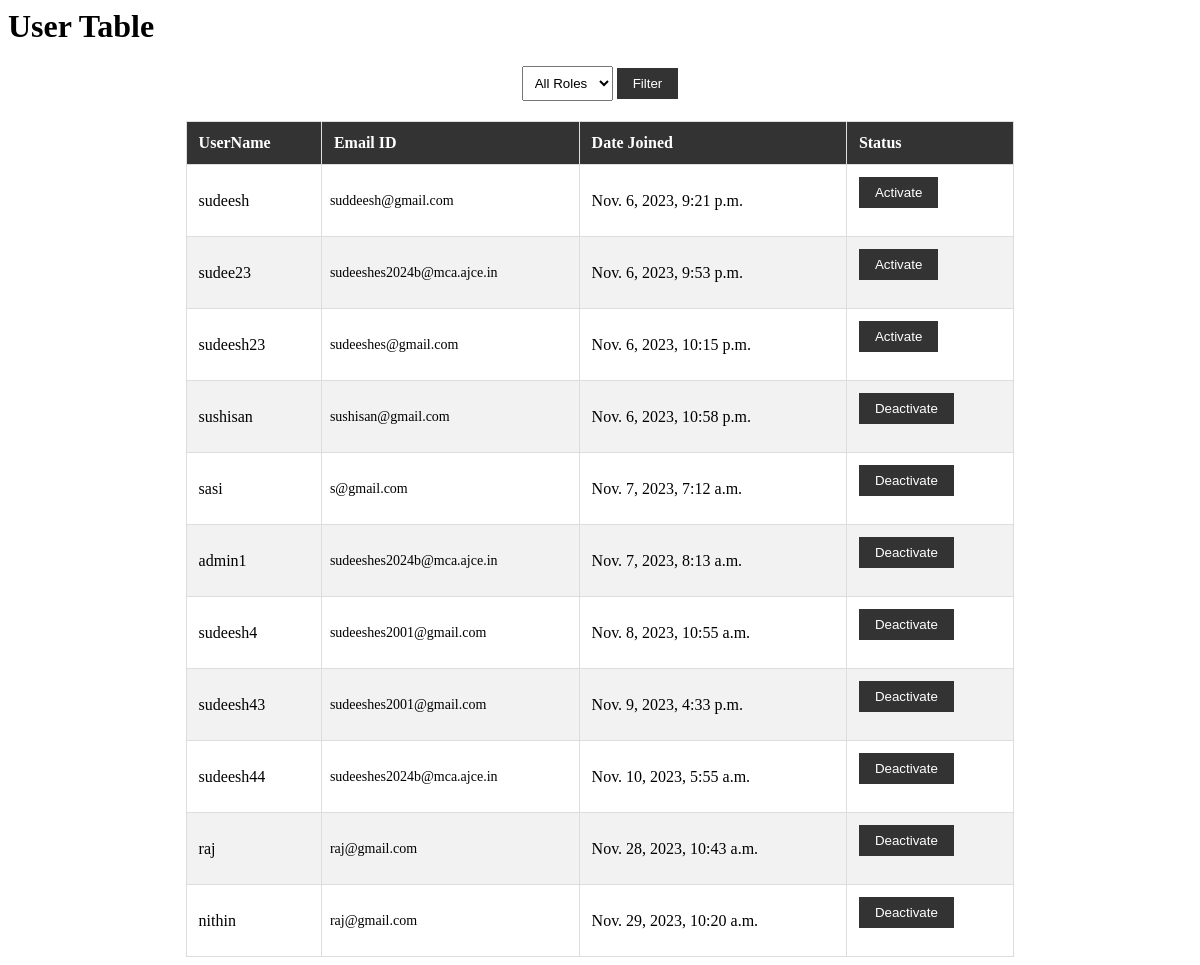
Screenshot of /user_account/ with the database file from the repository.
### MyApp/models.py (models this page shows)
class User(AbstractUser):
    class Role(models.TextChoices):
        ADMIN = "ADMIN", "Admin"
        USER = "USER", "User"
        OFFICER = "OFFICER", "Officer"
    role = models.CharField(
        max_length=50,
        choices=Role.choices,
        default=Role.USER,
    )
    groups = models.ManyToManyField(
        Group,
        verbose_name="Groups",
        blank=True,
        related_name="myapp_user_set",
        related_query_name="user",
    )
    user_permissions = models.ManyToManyField(
        Permission,
        verbose_name="User Permissions",
        blank=True,
        related_name="myapp_user_set",
        related_query_name="user",
    )

### MyApp/views.py (the view)
# urls.py: path('user_account/',user_account,name='user_account'),
def user_account(request):
    role_filter = request.GET.get('role')
    users = User.objects.filter(~Q(is_superuser=True))  # Exclude superusers by default
    if role_filter:
        users = users.filter(role=role_filter)
    context = {'User_profiles': users, 'role_filter': role_filter}
    return render(request, 'admin/user_account.html',context)

### templates/admin/user_account.html (shortened to what this page needs)
<div>
    <h1>User Table</h1>
    <form action="{% url 'user_account' %}" method="GET">
    <div class="filter-container">
        <select id="roleFilter" name="role">
            <option value="">All Roles</option>
        </select>
        <button id="filterButton" type="submit">Filter</button>
    </form>
    </div>
    <table align='center'>
        <tr>
            <th>UserName</th>
            <th>Email ID</th>
            <th>Date Joined</th>
            <th>Status</th>
        </tr>
        <tbody>
            {% for Users in User_profiles %}
                {% if not Users.is_superuser %}
                    <tr>
                        <td>{{ Users.username }}</td>
                        <td>{{ Users.email }}</td>
                        <td>{{ Users.date_joined }}</td>
                        <td>{% if Users.is_active %}
                            <form method="post" action="{% url 'deactivate_user' Users.id %}">
                                <button type="submit">Deactivate</button>
                            </form>
                        {% else %}
                            <form method="post" action="{% url 'activate_user' Users.id %}">
                                <button type="submit">Activate</button>
                            </form>
                        {% endif %}
                        </td>
                    </tr>
                {% endif %}
            {% endfor %}
        </tbody>
    </table>

### templates/admin/user_account.html (style rules this page uses)
table { width: 70%; border-collapse: collapse; }
th, td { border: 1px solid #ddd; padding: 12px; text-align: left; }
th { background-color: #333; color: #fff; }
tr:nth-child(even) { background-color: #f2f2f2; }
td:nth-child(2) { padding: 8px; font-size: 14px; }
.filter-container { text-align: center; margin: 20px 0; }
select { padding: 8px; }
button { padding: 8px 16px; background-color: #333; color: #fff; border: none; cursor: pointer; }

### rows the page displays
User: username "sudeesh", email "suddeesh@gmail.com", date_joined "Nov. 6, 2023, 9:21 p.m.", is_active "Activate"
User: username "sudee23", email "sudeeshes2024b@mca.ajce.in", date_joined "Nov. 6, 2023, 9:53 p.m.", is_active "Activate"
User: username "sudeesh23", email "sudeeshes@gmail.com", date_joined "Nov. 6, 2023, 10:15 p.m.", is_active "Activate"
User: username "sushisan", email "sushisan@gmail.com", date_joined "Nov. 6, 2023, 10:58 p.m.", is_active "Deactivate"
User: username "sasi", email "s@gmail.com", date_joined "Nov. 7, 2023, 7:12 a.m.", is_active "Deactivate"
User: username "admin1", email "sudeeshes2024b@mca.ajce.in", date_joined "Nov. 7, 2023, 8:13 a.m.", is_active "Deactivate"
User: username "sudeesh4", email "sudeeshes2001@gmail.com", date_joined "Nov. 8, 2023, 10:55 a.m.", is_active "Deactivate"
User: username "sudeesh43", email "sudeeshes2001@gmail.com", date_joined "Nov. 9, 2023, 4:33 p.m.", is_active "Deactivate"
User: username "sudeesh44", email "sudeeshes2024b@mca.ajce.in", date_joined "Nov. 10, 2023, 5:55 a.m.", is_active "Deactivate"
User: username "raj", email "raj@gmail.com", date_joined "Nov. 28, 2023, 10:43 a.m.", is_active "Deactivate"
User: username "nithin", email "raj@gmail.com", date_joined "Nov. 29, 2023, 10:20 a.m.", is_active "Deactivate"
